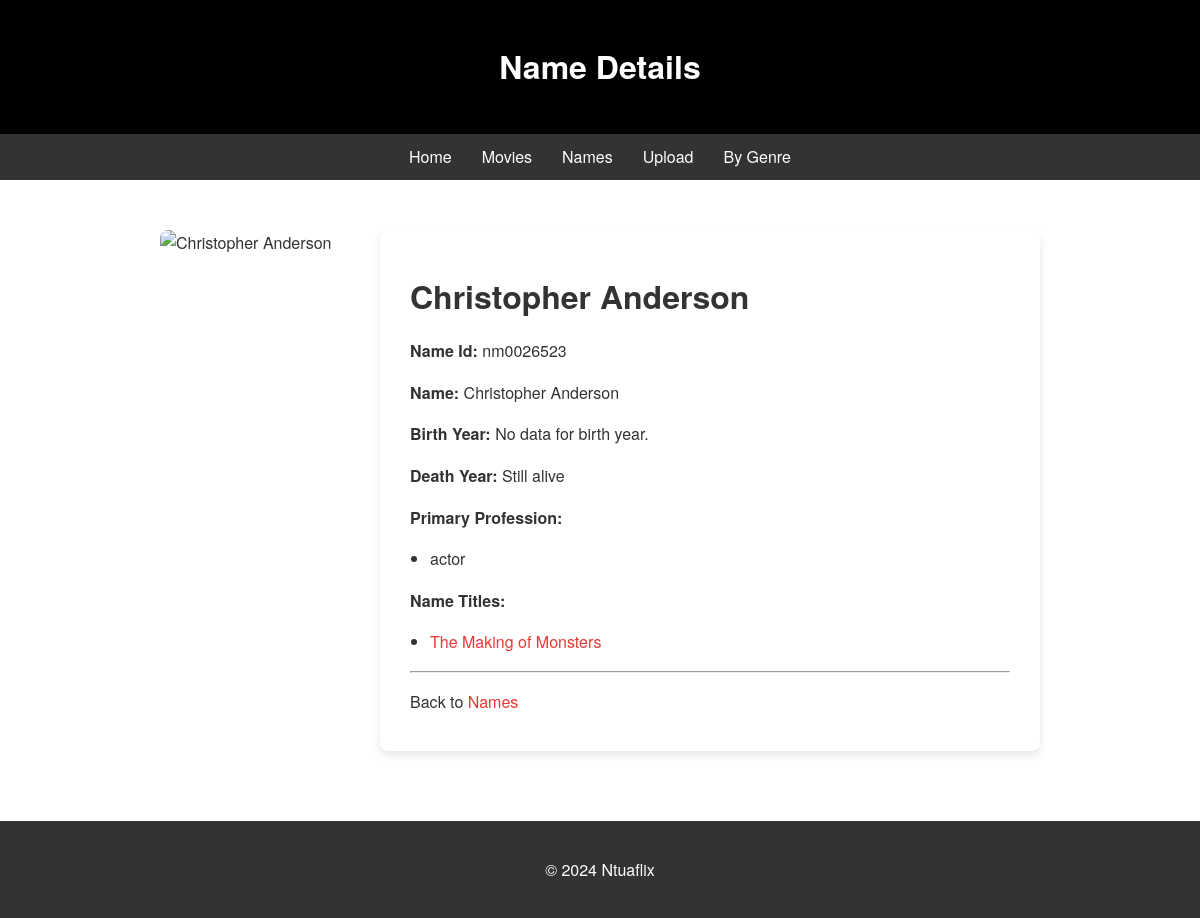
The app's page /ntuaflix_api/name/nm0026523/html (signed in) with its own data.
### myApp/models.py (models this page shows)
class Names(models.Model):
  nconst = models.CharField(max_length=255, unique=True, primary_key=True)
  primaryName = models.CharField(max_length=255, null=False)
  birthYear = models.CharField(max_length=255, default="\\N", null=True,blank=True)
  deathYear = models.CharField(max_length=255, default="\\N", null=True, blank=True)
  primaryProfession = models.CharField(default="\\N", max_length=255,null=True, blank=True)
  knownForTitles = models.CharField(default="\\N", max_length=255,null=True, blank=True)  # Assuming this is a comma-separated list of movie IDs
  img_url_asset = models.URLField(default="\\N",max_length=1024, null=True, blank=True)

class Movies(models.Model):
  IS_ADULT_CHOICES = [
    (0, 'False'),
    (1, 'True')
  ]
  TITLE_TYPE_CHOICES = [
    ('short', 'short'),
    ('movie', 'movie'),
    ('tvEpisode', 'tvEpisode'),
    ]
  tconst = models.CharField(max_length=255, unique=True, primary_key=True)
  titleType = models.CharField(max_length=20, choices=TITLE_TYPE_CHOICES, null=False)
  primaryTitle = models.CharField(max_length=255, null=False)
  originalTitle = models.CharField(max_length=255, null=False)
  isAdult = models.BooleanField(choices=IS_ADULT_CHOICES, default=0)
  startYear = models.CharField(max_length=255, null=False, blank=False)
  endYear = models.CharField(max_length=255, default='\\N', null=True, blank=True)
  runtimeMinutes = models.PositiveIntegerField(default="\\N",null=True, blank=True)
  genres = models.CharField(max_length=255,default="\\N", null=True, blank=True)
  img_url_asset = models.URLField(max_length=2000, default="\\N", blank=True, null=True)

### myApp/views.py (the view)
# urls.py: path('name/<str:nconst>/html', views.name_details, name ='name details html'),
def name_details(request, nconst):
  if 'user' in request.session:
    current_user = request.session['user']
    person = Names.objects.get(nconst=nconst)
    template2 = loader.get_template('my_custom_filters.py')
    try:
            personTitles = Principals.objects.filter(nconst=nconst)
            nameTitles = []
            for x in personTitles:
                movie = Movies.objects.get(tconst=x.tconst)  # Get the corresponding movie
                nameTitles.append((movie.tconst,movie.primaryTitle))
                for title in nameTitles:
                    print(title[0])
                print(nameTitles)  # Append title as string
    except Movies.DoesNotExist:
            nameTitles = []
    except personTitles.DoesNotExist:
        personTitles = None
        nameTitles = None
    if person.img_url_asset == None :
        full_url = None
    else:
        baseurl = person.img_url_asset
        width = "w220_and_h330_face"
        full_url = baseurl.replace("{width_variable}", width)
    template = loader.get_template('name_details.html')
    nameObject = {
        'person': person,
        'nameID':person.nconst,
        'name':person.primaryName,
        'namePoster': full_url,
        'birthYr':person.birthYear,
        'deathYr':person.deathYear,
        'profession':person.primaryProfession.split(","),
        'nameTitles':nameTitles
        }
    return HttpResponse(template.render(nameObject, request))

### myApp/templates/name_details.html (shortened to what this page needs)
<!DOCTYPE html>
<html lang="en">
<head>
</head>
<body>
    <header>
        <h1>Name Details</h1>
    </header>
    <nav>
        <a href="/ntuaflix_api/">Home</a>
        <a href="/ntuaflix_api/title">Movies</a>
        <a href="/ntuaflix_api/name">Names</a>
        <a href="/ntuaflix_api/upload">Upload</a>
        <a href="/ntuaflix_api/bygenre/html">By Genre</a>
    </nav>
    <div class="container">
        <div class="sidebar">
            {% if namePoster != NULL %}
            <div class="image">
                <img src="{{ namePoster }}" alt="{{ name  }}" />
            </div>
            {% else %}
            <p>Photo: Not available for this person</p>
            {% endif %}
        </div>
        <div class="content">
            <h1>{{ name }}</h1>
            <p><strong>Name Id:</strong> {{ nameID }}</p>
            <p><strong>Name:</strong> {{ name }}</p>
            {% if birthYr != NULL %}
            <p><strong>Birth Year:</strong> {{ birthYr }}</p>
            {% else %}
            <p><strong>Birth Year:</strong> No data for birth year.</p>
            {% endif %}
            {% if deathYr != NULL %}
            <p><strong>Death Year:</strong> {{ deathYr }}</p>
            {% else %}
            <p><strong>Death Year:</strong> Still alive</p>
            {% endif %}
            {% if profession != NULL %}
            <p><strong>Primary Profession:</strong></p>
            <ul>
                {% for prof in profession %}
                <li>{{ prof }}</li>
                {% endfor %}
            </ul>
            {% else %}
            <p><strong>Primary Profession:</strong> No data for Primary Profession.</p>
            {% endif %}
            {% if nameTitles != NULL %}
            <p><strong>Name Titles:</strong></p>
            <ul>
                {% for title in nameTitles %}
                    <li><a href="/ntuaflix_api/title/{{ title.0 }}/html">{{ title.1 }}</a></li>
                {% endfor %}
            </ul>
            {% else %}
            <p><strong>Name Titles:</strong> No titles for this person.</p>
            {% endif %}
            <hr>
            <p>Back to <a href="/ntuaflix_api/name">Names</a></p>
        </div>
    </div>
    <footer>
        <p>© 2024 Ntuaflix</p>
    </footer>
</body>
</html>

### myApp/templates/name_details.html (style rules this page uses)
body { font-family: 'Helvetica Neue', Helvetica, Arial, sans-serif; margin: 0; padding: 0; background: url('https://png.pngtree.com/thumb_back/fh260/background/20230703/pngtree-3d-rendered-movie-theatre-with-white-screen-image_3732826.jpg') no-repeat center center fixed; background-size: cover; color: #333; line-height: 1.6; }
header { background-color: #000; color: white; text-align: center; padding: 20px 0; }
nav { background-color: #333; padding: 10px 0; display: flex; justify-content: center; align-items: center; }
nav a { color: white; margin: 0 15px; text-decoration: none; font-size: 16px; transition: color 0.3s ease-out; }
.container { display: flex; justify-content: center; align-items: flex-start; padding: 40px 15px; flex-wrap: wrap; max-width: 1200px; margin: 0 auto; }
.sidebar { flex: 0 0 200px; margin: 10px; }
.sidebar .image img { width: 100%; height: auto; border-radius: 8px; margin-bottom: 20px; }
.content { flex: 1; max-width: 600px; margin: 10px; text-align: left; padding: 20px 30px; background-color: #fff; border-radius: 8px; box-shadow: 0 4px 8px rgba(0,0,0,0.1); }
.content h1, .content p { margin-bottom: 1rem; }
.content ul { padding-left: 20px; }
.content li { line-height: 1.6; margin-bottom: 5px; }
footer { background-color: #333; color: white; text-align: center; padding: 20px 0; margin-top: 20px; }
a { color: #E53935; text-decoration: none; transition: color 0.3s ease-out; }

### records on screen
Names: primaryName "Christopher Anderson", nconst "nm0026523", profession "actor"
Movies: primaryTitle "The Making of Monsters"
